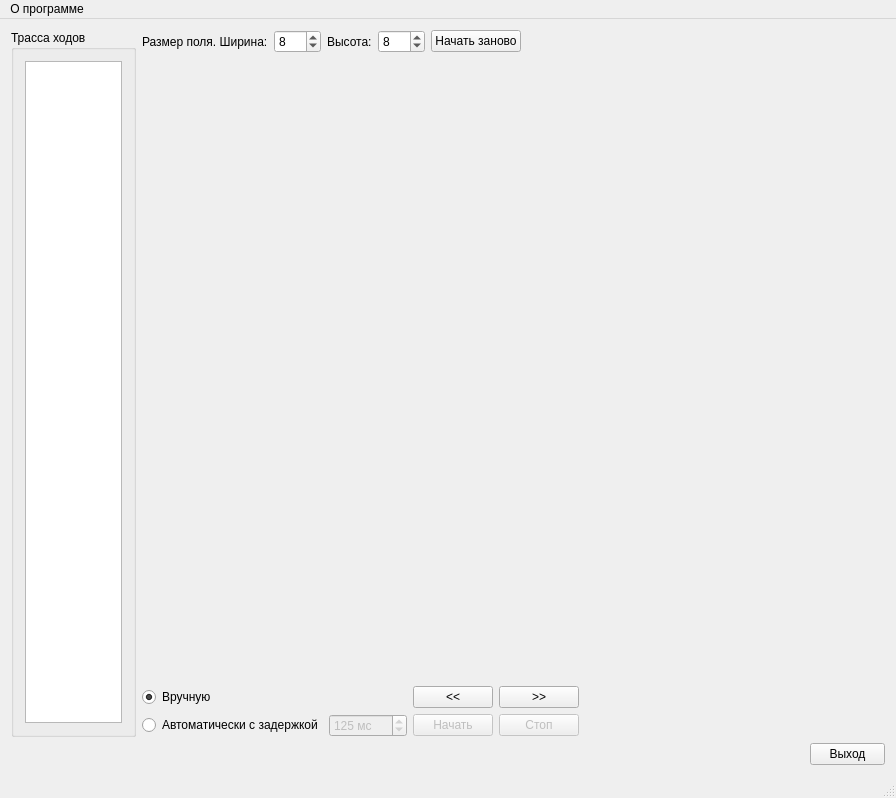
<?xml version="1.0" encoding="UTF-8"?>
<ui version="4.0">
 <class>KnightsTourClass</class>
 <widget class="QMainWindow" name="KnightsTourClass">
  <property name="geometry">
   <rect>
    <x>0</x>
    <y>0</y>
    <width>896</width>
    <height>798</height>
   </rect>
  </property>
  <property name="windowTitle">
   <string>KnightsTour</string>
  </property>
  <widget class="QWidget" name="centralWidget">
   <layout class="QGridLayout" name="gridLayout_3" rowstretch="0,1,0,0">
    <item row="0" column="0" rowspan="3">
     <widget class="QGroupBox" name="groupboxMoves">
      <property name="maximumSize">
       <size>
        <width>200</width>
        <height>16777215</height>
       </size>
      </property>
      <property name="title">
       <string>Трасса ходов</string>
      </property>
      <layout class="QGridLayout" name="gridLayout_2">
       <item row="0" column="0">
        <widget class="QListWidget" name="listMoves">
         <property name="statusTip">
          <string>Список ходов</string>
         </property>
        </widget>
       </item>
      </layout>
     </widget>
    </item>
    <item row="0" column="1">
     <layout class="QHBoxLayout" name="horizontalLayout_2">
      <item>
       <widget class="QLabel" name="labelFieldSize">
        <property name="text">
         <string>Размер поля. Ширина:</string>
        </property>
       </widget>
      </item>
      <item>
       <widget class="QSpinBox" name="spinboxWidth">
        <property name="statusTip">
         <string>Ширина поля от 3 до 200 клеток</string>
        </property>
        <property name="minimum">
         <number>3</number>
        </property>
        <property name="maximum">
         <number>200</number>
        </property>
        <property name="value">
         <number>8</number>
        </property>
       </widget>
      </item>
      <item>
       <widget class="QLabel" name="labelX">
        <property name="text">
         <string>Высота:</string>
        </property>
       </widget>
      </item>
      <item>
       <widget class="QSpinBox" name="spinBoxHeight">
        <property name="statusTip">
         <string>Высота поля от 3 до 200 клеток</string>
        </property>
        <property name="minimum">
         <number>3</number>
        </property>
        <property name="maximum">
         <number>200</number>
        </property>
        <property name="value">
         <number>8</number>
        </property>
       </widget>
      </item>
      <item>
       <widget class="QPushButton" name="buttonSetFieldSize">
        <property name="statusTip">
         <string>Задать размер поля</string>
        </property>
        <property name="text">
         <string>Начать заново</string>
        </property>
       </widget>
      </item>
     </layout>
    </item>
    <item row="0" column="2" colspan="2">
     <spacer name="horizontalSpacer_3">
      <property name="orientation">
       <enum>Qt::Horizontal</enum>
      </property>
      <property name="sizeHint" stdset="0">
       <size>
        <width>380</width>
        <height>20</height>
       </size>
      </property>
     </spacer>
    </item>
    <item row="1" column="1" colspan="3">
     <widget class="FieldViewWidget" name="fieldWidget" native="true">
      <property name="statusTip">
       <string>Поле. Щёлкните по клетке, чтобы задать начальное положение фигуры</string>
      </property>
     </widget>
    </item>
    <item row="2" column="1" colspan="2">
     <layout class="QGridLayout" name="gridLayout" columnstretch="0,0,0,0,0">
      <item row="0" column="0">
       <widget class="QRadioButton" name="radioManual">
        <property name="statusTip">
         <string>Пошаговое перемещение фигуры</string>
        </property>
        <property name="text">
         <string>Вручную</string>
        </property>
        <property name="checked">
         <bool>true</bool>
        </property>
       </widget>
      </item>
      <item row="0" column="3">
       <widget class="QPushButton" name="buttonBack">
        <property name="statusTip">
         <string>Шаг назад</string>
        </property>
        <property name="text">
         <string>&lt;&lt;</string>
        </property>
       </widget>
      </item>
      <item row="1" column="0">
       <widget class="QRadioButton" name="radioAuto">
        <property name="statusTip">
         <string>Автоматическое перемещение фигуры</string>
        </property>
        <property name="text">
         <string>Автоматически с задержкой</string>
        </property>
       </widget>
      </item>
      <item row="1" column="1">
       <widget class="QSpinBox" name="spinboxDelay">
        <property name="enabled">
         <bool>false</bool>
        </property>
        <property name="statusTip">
         <string>Задержка после каждого хода</string>
        </property>
        <property name="suffix">
         <string> мс</string>
        </property>
        <property name="maximum">
         <number>10000</number>
        </property>
        <property name="singleStep">
         <number>125</number>
        </property>
        <property name="value">
         <number>125</number>
        </property>
       </widget>
      </item>
      <item row="1" column="3">
       <widget class="QPushButton" name="buttonGo">
        <property name="enabled">
         <bool>false</bool>
        </property>
        <property name="statusTip">
         <string>Начать автоматическое перемещение</string>
        </property>
        <property name="text">
         <string>Начать</string>
        </property>
       </widget>
      </item>
      <item row="1" column="4">
       <widget class="QPushButton" name="buttonStop">
        <property name="enabled">
         <bool>false</bool>
        </property>
        <property name="statusTip">
         <string>Остановить фигуру</string>
        </property>
        <property name="text">
         <string>Стоп</string>
        </property>
       </widget>
      </item>
      <item row="0" column="4">
       <widget class="QPushButton" name="buttonForward">
        <property name="statusTip">
         <string>Шаг вперёд</string>
        </property>
        <property name="text">
         <string>&gt;&gt;</string>
        </property>
       </widget>
      </item>
     </layout>
    </item>
    <item row="2" column="3">
     <spacer name="horizontalSpacer_2">
      <property name="orientation">
       <enum>Qt::Horizontal</enum>
      </property>
      <property name="sizeHint" stdset="0">
       <size>
        <width>260</width>
        <height>28</height>
       </size>
      </property>
     </spacer>
    </item>
    <item row="3" column="0" colspan="4">
     <layout class="QHBoxLayout" name="horizontalLayout">
      <item>
       <spacer name="horizontalSpacer">
        <property name="orientation">
         <enum>Qt::Horizontal</enum>
        </property>
        <property name="sizeHint" stdset="0">
         <size>
          <width>578</width>
          <height>20</height>
         </size>
        </property>
       </spacer>
      </item>
      <item>
       <widget class="QPushButton" name="buttonExit">
        <property name="maximumSize">
         <size>
          <width>75</width>
          <height>23</height>
         </size>
        </property>
        <property name="statusTip">
         <string>Выход из программы</string>
        </property>
        <property name="text">
         <string>Выход</string>
        </property>
       </widget>
      </item>
     </layout>
    </item>
   </layout>
  </widget>
  <widget class="QMenuBar" name="menuBar">
   <property name="geometry">
    <rect>
     <x>0</x>
     <y>0</y>
     <width>896</width>
     <height>21</height>
    </rect>
   </property>
   <widget class="QMenu" name="menuHelp">
    <property name="title">
     <string>О программе</string>
    </property>
    <addaction name="actionAbout"/>
    <addaction name="actionAbout_Qt"/>
   </widget>
   <addaction name="menuHelp"/>
  </widget>
  <widget class="QStatusBar" name="statusBar"/>
  <action name="actionAbout">
   <property name="text">
    <string>О программе</string>
   </property>
  </action>
  <action name="actionAbout_Qt">
   <property name="text">
    <string>О Qt</string>
   </property>
  </action>
 </widget>
 <layoutdefault spacing="6" margin="11"/>
 <customwidgets>
  <customwidget>
   <class>FieldViewWidget</class>
   <extends>QWidget</extends>
   <header>fieldviewwidget.h</header>
   <container>1</container>
  </customwidget>
 </customwidgets>
 <resources>
  <include location="knightstour.qrc"/>
 </resources>
 <connections>
  <connection>
   <sender>radioManual</sender>
   <signal>toggled(bool)</signal>
   <receiver>buttonBack</receiver>
   <slot>setEnabled(bool)</slot>
   <hints>
    <hint type="sourcelabel">
     <x>327</x>
     <y>704</y>
    </hint>
    <hint type="destinationlabel">
     <x>479</x>
     <y>707</y>
    </hint>
   </hints>
  </connection>
  <connection>
   <sender>radioManual</sender>
   <signal>toggled(bool)</signal>
   <receiver>buttonForward</receiver>
   <slot>setEnabled(bool)</slot>
   <hints>
    <hint type="sourcelabel">
     <x>327</x>
     <y>704</y>
    </hint>
    <hint type="destinationlabel">
     <x>560</x>
     <y>707</y>
    </hint>
   </hints>
  </connection>
  <connection>
   <sender>radioAuto</sender>
   <signal>toggled(bool)</signal>
   <receiver>spinboxDelay</receiver>
   <slot>setEnabled(bool)</slot>
   <hints>
    <hint type="sourcelabel">
     <x>327</x>
     <y>733</y>
    </hint>
    <hint type="destinationlabel">
     <x>398</x>
     <y>734</y>
    </hint>
   </hints>
  </connection>
  <connection>
   <sender>radioAuto</sender>
   <signal>toggled(bool)</signal>
   <receiver>buttonGo</receiver>
   <slot>setEnabled(bool)</slot>
   <hints>
    <hint type="sourcelabel">
     <x>327</x>
     <y>733</y>
    </hint>
    <hint type="destinationlabel">
     <x>479</x>
     <y>736</y>
    </hint>
   </hints>
  </connection>
  <connection>
   <sender>radioAuto</sender>
   <signal>toggled(bool)</signal>
   <receiver>buttonStop</receiver>
   <slot>setEnabled(bool)</slot>
   <hints>
    <hint type="sourcelabel">
     <x>327</x>
     <y>733</y>
    </hint>
    <hint type="destinationlabel">
     <x>560</x>
     <y>736</y>
    </hint>
   </hints>
  </connection>
  <connection>
   <sender>spinboxWidth</sender>
   <signal>valueChanged(int)</signal>
   <receiver>buttonSetFieldSize</receiver>
   <slot>click()</slot>
   <hints>
    <hint type="sourcelabel">
     <x>290</x>
     <y>55</y>
    </hint>
    <hint type="destinationlabel">
     <x>444</x>
     <y>59</y>
    </hint>
   </hints>
  </connection>
  <connection>
   <sender>spinBoxHeight</sender>
   <signal>valueChanged(int)</signal>
   <receiver>buttonSetFieldSize</receiver>
   <slot>click()</slot>
   <hints>
    <hint type="sourcelabel">
     <x>390</x>
     <y>52</y>
    </hint>
    <hint type="destinationlabel">
     <x>470</x>
     <y>49</y>
    </hint>
   </hints>
  </connection>
 </connections>
</ui>
